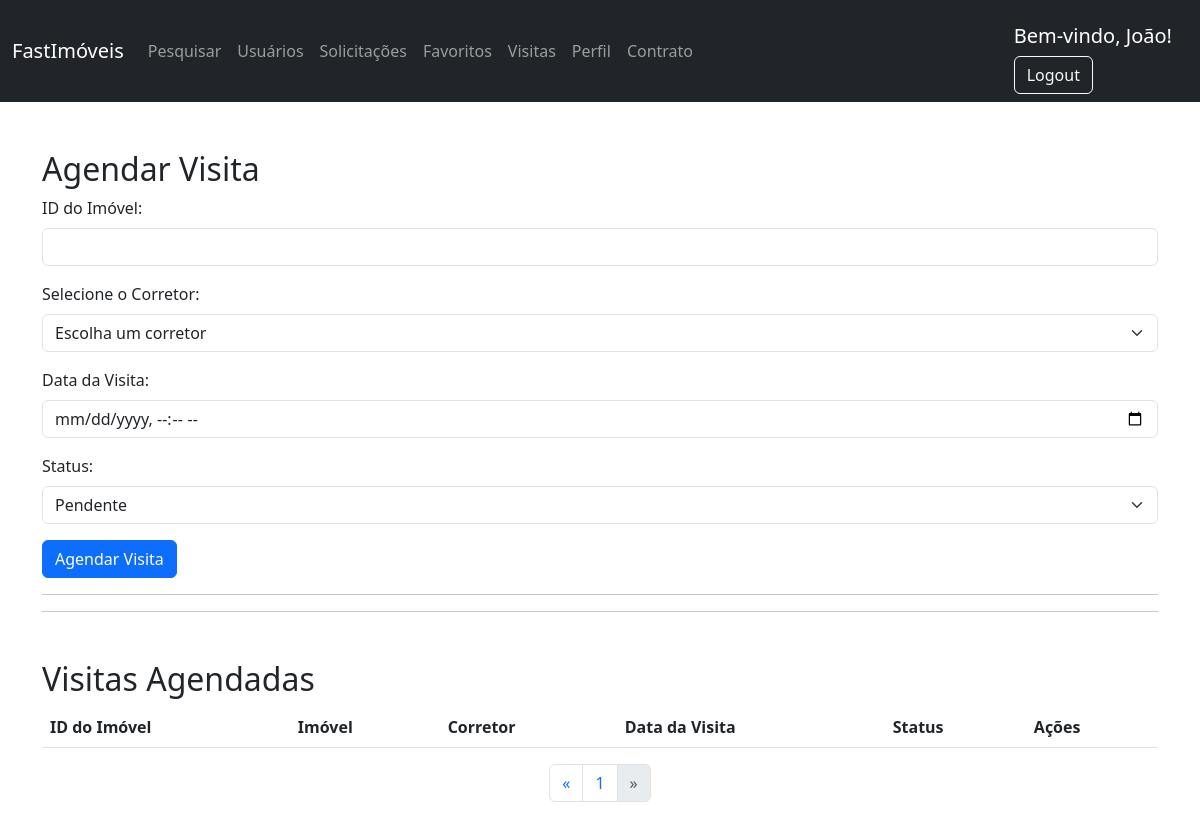
The app's page /php/agendar_visita.php?pagina=2 (signed in), older data.
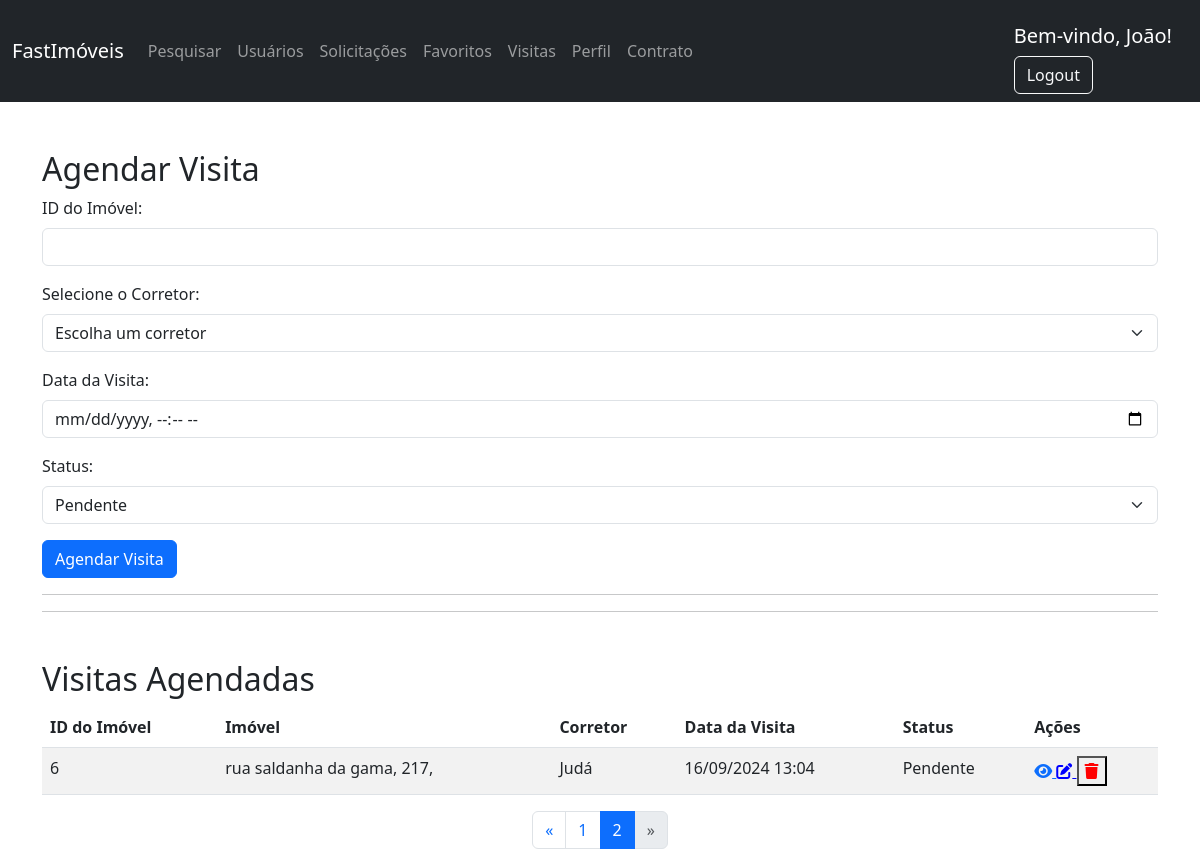
The same page, newer data.
### tables this page shows
CREATE TABLE `visitas` (
  `id` int(11) NOT NULL,
  `id_imovel` int(11) NOT NULL,
  `id_corretor` int(11) NOT NULL,
  `data_visita` datetime NOT NULL,
  `status` enum('Pendente','Confirmada','Cancelada') DEFAULT 'Pendente'
);

CREATE TABLE `imoveis` (
  `id` int(20) NOT NULL,
  `cidade` varchar(100) NOT NULL,
  `endereco` varchar(255) NOT NULL,
  `categoria` varchar(50) DEFAULT NULL,
  `preco` decimal(10,2) NOT NULL,
  `nome_vendedor` varchar(255) NOT NULL,
  `telefone_vendedor` varchar(20) NOT NULL,
  `email_vendedor` varchar(255) NOT NULL,
  `status` varchar(30) DEFAULT NULL,
  `foto` varchar(255) NOT NULL,
  `descricao` varchar(255) DEFAULT NULL,
  `latitude` decimal(10,7) NOT NULL,
  `longitude` decimal(10,7) NOT NULL,
  `dormitorios` varchar(255) DEFAULT NULL,
  `garagens` varchar(255) DEFAULT NULL,
  `plantas` varchar(255) DEFAULT NULL,
  `usuario_id` int(11) NOT NULL
);

CREATE TABLE `corretores` (
  `id` int(11) NOT NULL,
  `nome` varchar(255) NOT NULL
);

### php/agendar_visita.php (the view, shortened to what the changed rows need)
<?php
$usuarioId = $_SESSION["idUsuario"];
$isAdmin = isset($_SESSION["isAdmin"]) && $_SESSION["isAdmin"] == 1;
$isCorretor = isset($_SESSION["isCorretor"]) && $_SESSION["isCorretor"] == 1;
$total_reg = 5;
$pagina = isset($_GET['pagina']) ? (int)$_GET['pagina'] : 1;
$inicio = ($pagina - 1) * $total_reg;
try {
    $conn = new PDO("mysql:host=localhost;dbname=fastimoveis;charset=utf8", "root", "");
    $conn->setAttribute(PDO::ATTR_ERRMODE, PDO::ERRMODE_EXCEPTION);
    $stmt_visitas = $conn->prepare("
        SELECT v.id AS visita_id, v.id_imovel, v.id_corretor, i.endereco AS imovel, c.nome AS corretor, v.data_visita, v.status
        FROM visitas v
        JOIN imoveis i ON v.id_imovel = i.id
        JOIN corretores c ON v.id_corretor = c.id
        ORDER BY v.id_imovel
        LIMIT :inicio, :total_reg");
    $stmt_visitas->bindParam(':inicio', $inicio, PDO::PARAM_INT);
    $stmt_visitas->bindParam(':total_reg', $total_reg, PDO::PARAM_INT);
    $stmt_visitas->execute();
    $total_records = $conn->query("SELECT COUNT(*) FROM visitas")->fetchColumn();
    $total_pages = ceil($total_records / $total_reg);
} catch (PDOException $e) {
    echo "Erro ao conectar ao banco de dados: " . $e->getMessage();
    exit();
}
?>
<!DOCTYPE html>
<html lang="pt-BR">
<head>
    <link href="https://cdn.jsdelivr.net/npm/bootstrap@5.3.0/dist/css/bootstrap.min.css" rel="stylesheet">
    <link rel="stylesheet" href="https://cdnjs.cloudflare.com/ajax/libs/font-awesome/6.4.2/css/all.min.css" />
</head>
<body>
    <div class="container mt-5">
        <h2>Agendar Visita</h2>
        <h2 class="mt-5">Visitas Agendadas</h2>
        <div class="table-responsive">
            <table class="table table-striped">
                <thead>
                    <tr>
                        <th>ID do Imóvel</th>
                        <th>Imóvel</th>
                        <th>Corretor</th>
                        <th>Data da Visita</th>
                        <th>Status</th>
                        <th>Ações</th>
                    </tr>
                </thead>
                <tbody>
                    <?php while ($row = $stmt_visitas->fetch(PDO::FETCH_ASSOC)) { ?>
                        <tr>
                            <td><?= $row['id_imovel'] ?></td>
                            <td><?= $row['imovel'] ?></td>
                            <td><?= $row['corretor'] ?></td>
                            <td><?= date('d/m/Y H:i', strtotime($row['data_visita'])) ?></td>
                            <td><?= $row['status'] ?></td>
                            <td>
            <a href="#" class="icon-button" data-bs-toggle="modal" data-bs-target="#viewModal-<?= $row['visita_id'] ?>">
                <i class="fas fa-eye"></i>
            </a>
                            <?php if ($isAdmin || ($row['id_corretor'] == $usuarioId && $isCorretor)) { ?>
            <a href="#" class="icon-button edit-icon" data-bs-toggle="modal" data-bs-target="#editModal-<?= $row['visita_id'] ?>">
                <i class="fas fa-edit"></i>
            </a>
            <button class="icon-button delete-icon" onclick="deleteVisit(<?= $row['visita_id'] ?>)">
                <i class="fas fa-trash"></i>
            </button>
        <?php } else { ?>
                        <?php } ?>
                            </td>
                        </tr>
                    <?php } ?>
                </tbody>
            </table>
        </div>
        <nav>
            <ul class="pagination justify-content-center">
                <?php for ($i = 1; $i <= $total_pages; $i++) { ?>
                    <li class="page-item <?= $pagina == $i ? 'active' : '' ?>">
                        <a class="page-link" href="?pagina=<?= $i ?>"><?= $i ?></a>
                    </li>
                <?php } ?>
            </ul>
        </nav>
    </div>
</body>
</html>

Row changes from the older to the newer data that the page shows:
now on this page (row edited): visitas: id_imovel "6", imoveis.endereco "rua saldanha da gama, 217,", id_corretor.nome "Judá", data_visita "16/09/2024 13:04", status "Pendente"
Text that changed along with them:
new list line: "2"
